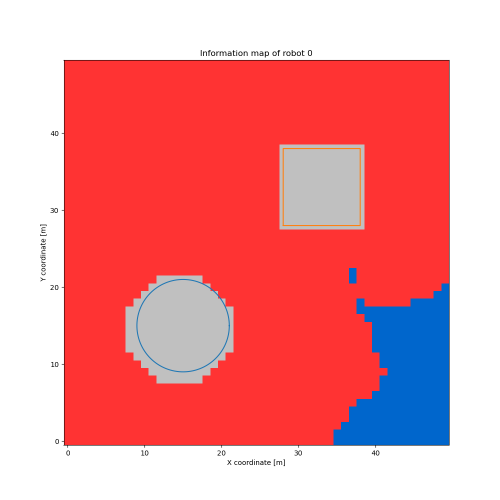
#> input picture images/infomap25.png, 1000 x 1000 px (shown at 1/2 size)
$ python basic_operations_image.py
#> lines starting #> are read from the running program, lines starting #| are printed output that depends on the picture; after the words box and inside, x2 and y2 are one past the last pixel; in counts of white or black regions, pixels touching at a corner belong together
import numpy as np
import cv2 as cv
from matplotlib import pyplot as plt
img = cv.imread('../images/infomap25.png')
#> img is the input picture: shape (1000, 1000, 3); mean B, G, R 149.7, 144.7, 236.7

# show the image shape [1000,1000,3]
print("image shape:", img.shape)
#| image shape: (1000, 1000, 3)
# total number of pixels
print("total number of pixels:", img.size)
#| total number of pixels: 3000000

# for individual pixel access, the Numpy array methods are considered better
# array.item(), array.itemset()

print(img.item(100,100,2))
#| 255
# modifying the value
img.itemset((100,100,2),100)
#> img: shape (1000, 1000, 3); under 0.01% of pixels changed, all inside (x1, y1, x2, y2) = (100, 100, 101, 101)
print(img.item(100,100,2))
#| 100

# image ROI, select a certain range of a image
part_img=img[200:500, 400:900]
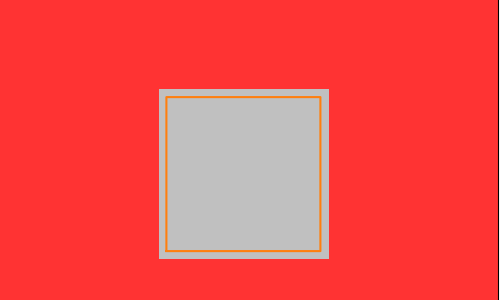
#> part_img: shape (300, 500, 3); mean B, G, R 76.9, 77.9, 242.8
img[600:900, 100:600]=part_img
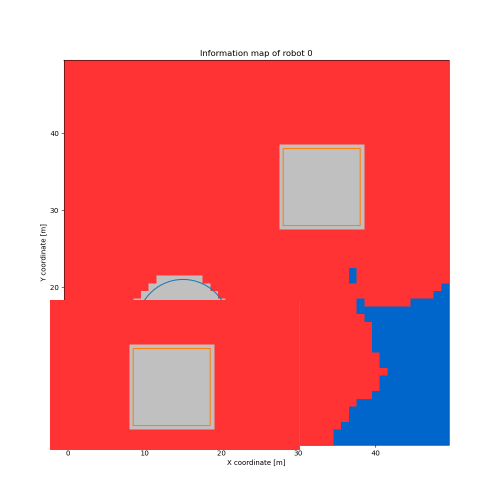
#> img: shape (1000, 1000, 3) (shown at 1/2 size); mean B, G, R 146.8, 141.9, 237.2

# save the image to the folder images
cv.imwrite("../images/5.png", img)

# Padding: make the image border

BLUE = [255,0,0]
img1 = cv.imread('../images/infomap25.png')
replicate = cv.copyMakeBorder(img1,10,10,10,10,cv.BORDER_REPLICATE)
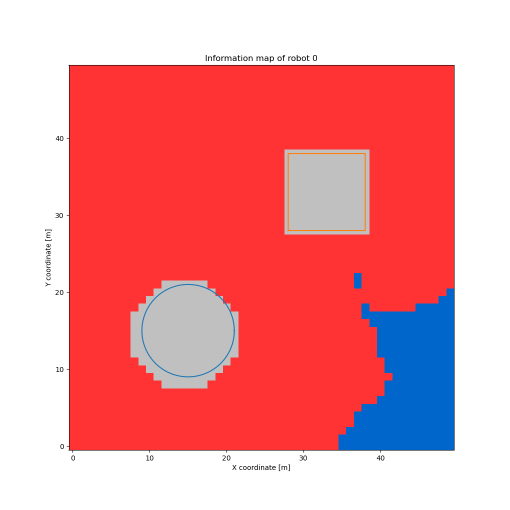
#> replicate: shape (1020, 1020, 3) (shown at 1/2 size); mean B, G, R 153.8, 149, 237.4
reflect = cv.copyMakeBorder(img1,10,10,10,10,cv.BORDER_REFLECT)
reflect101 = cv.copyMakeBorder(img1,10,10,10,10,cv.BORDER_REFLECT_101)
wrap = cv.copyMakeBorder(img1,10,10,10,10,cv.BORDER_WRAP)
constant= cv.copyMakeBorder(img1,10,10,10,10,cv.BORDER_CONSTANT,value=BLUE)
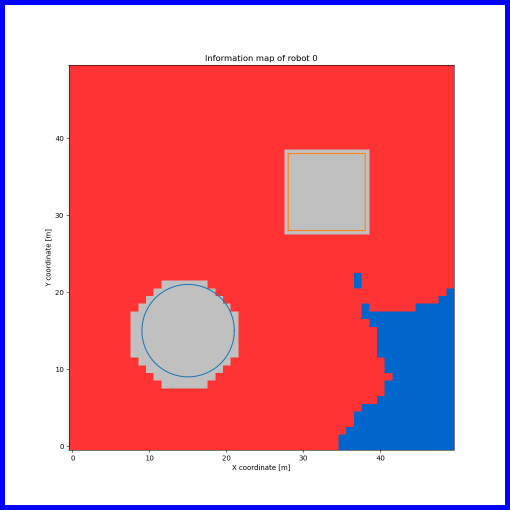
#> constant: shape (1020, 1020, 3) (shown at 1/2 size); mean B, G, R 153.8, 139.1, 227.5
plt.subplot(231),plt.imshow(img1,'gray'),plt.title('ORIGINAL')
plt.subplot(232),plt.imshow(replicate,'gray'),plt.title('REPLICATE')
plt.subplot(233),plt.imshow(reflect,'gray'),plt.title('REFLECT')
plt.subplot(234),plt.imshow(reflect101,'gray'),plt.title('REFLECT_101')
plt.subplot(235),plt.imshow(wrap,'gray'),plt.title('WRAP')
plt.subplot(236),plt.imshow(constant,'gray'),plt.title('CONSTANT')
plt.show()
#> figure, not shown here; B, G, R data is drawn as R, G, B
